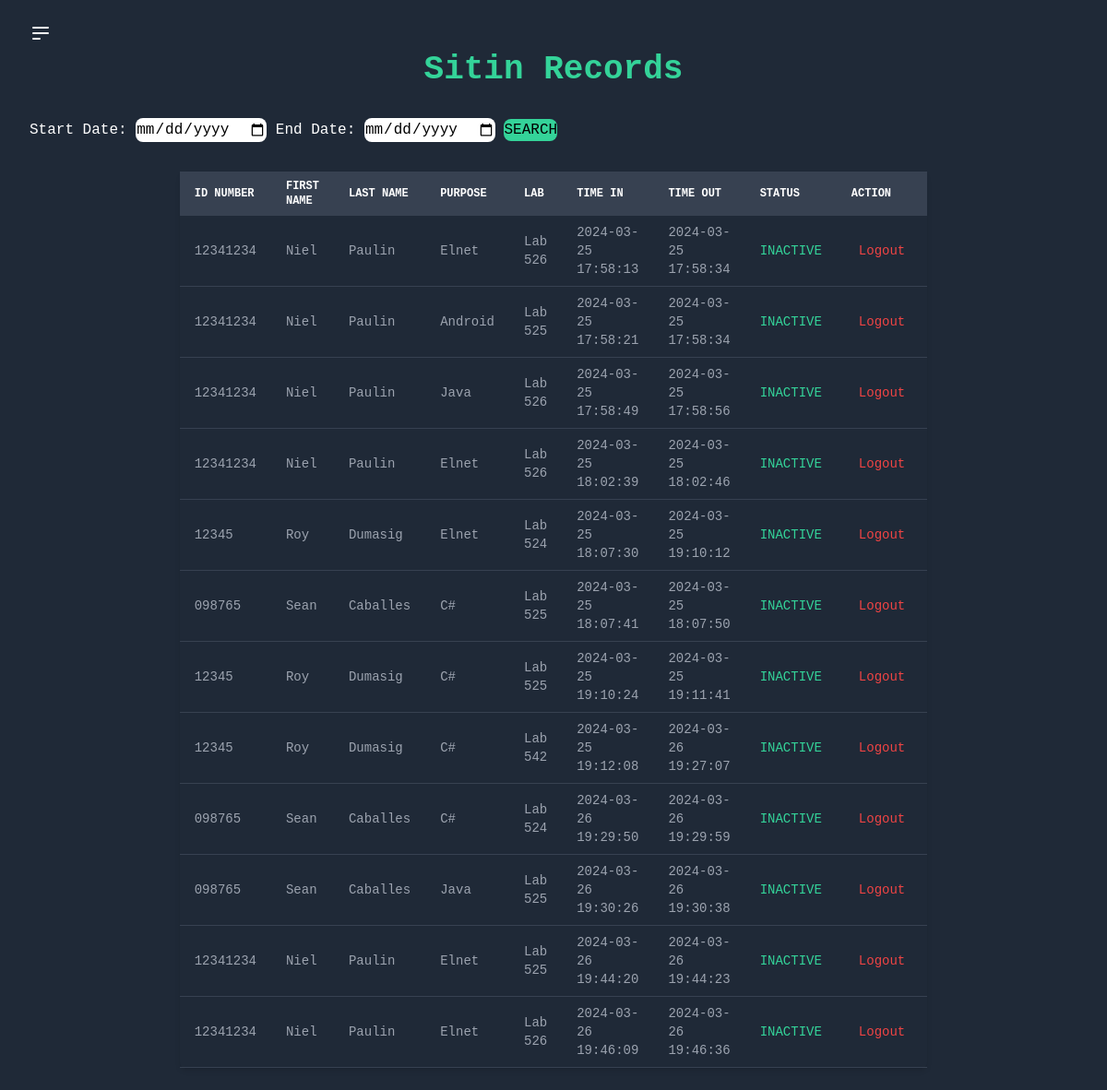
Before: /view_records.php with the older database file.
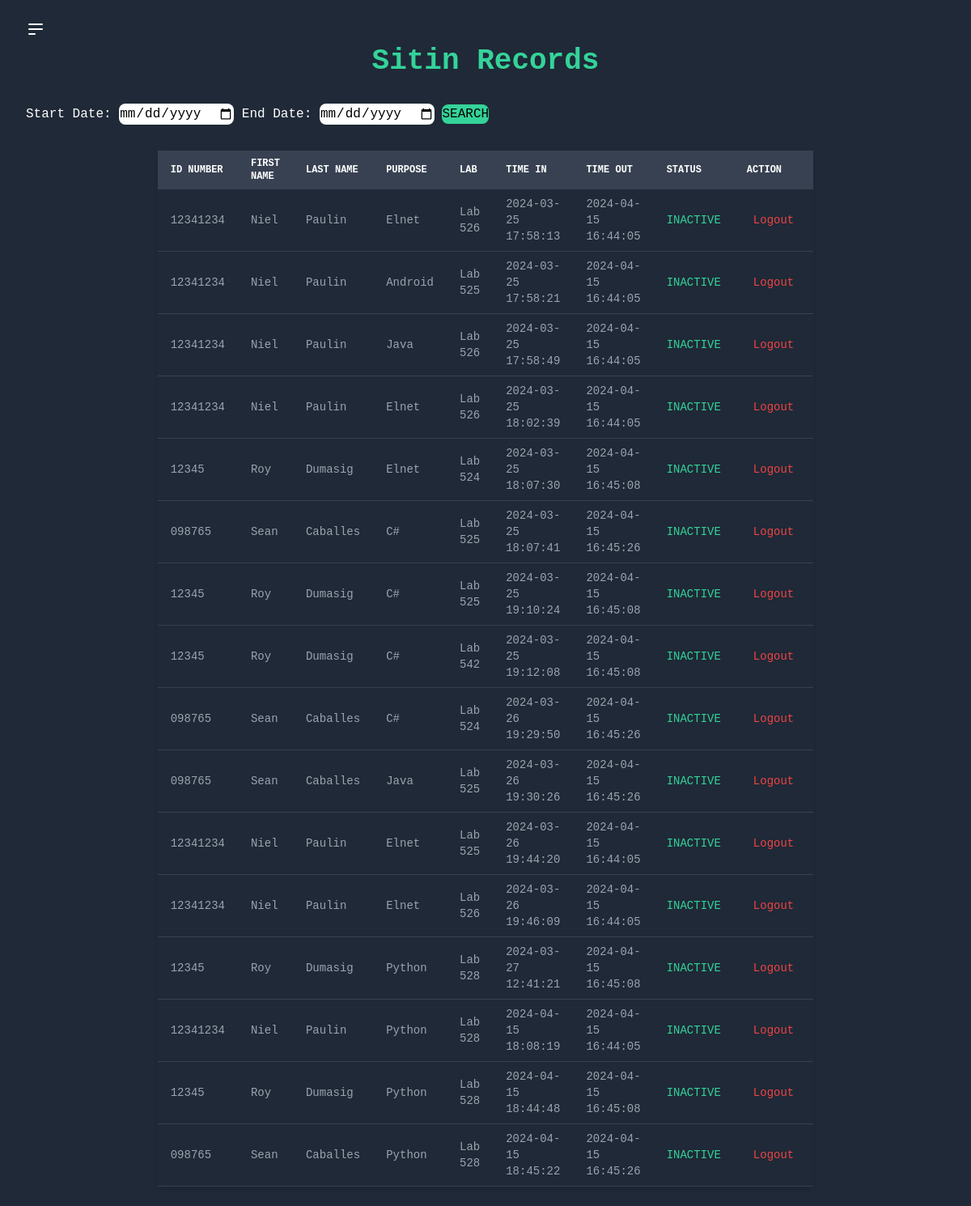
After: the same page with the newer database file.
### tables this page shows
CREATE TABLE sitin_student (
    id INTEGER PRIMARY KEY AUTOINCREMENT,
    id_number TEXT,
    firstname TEXT,
    lastname TEXT,
    purpose TEXT,
    lab TEXT,
    remaining_sessions INTEGER,
    time_in TEXT,
    time_out TEXT,
    status TEXT
);

CREATE TABLE student (
    id INTEGER PRIMARY KEY,
    id_number VARCHAR(50) NOT NULL,
    firstname VARCHAR(50) NOT NULL,
    lastname VARCHAR(50) NOT NULL,
    email VARCHAR(100) NOT NULL,
    password VARCHAR(255) NOT NULL
);

### view_records.php (the view, shortened to what this page needs)
<?php
$db = new SQLite3('sitin.db');
if ($_SERVER['REQUEST_METHOD'] === 'POST' && isset($_POST['generate_reports'])) {
  $start_date = $_POST['start_date'] ?? '';
  $end_date = $_POST['end_date'] ?? '';
  $query = $db->prepare("
    SELECT s.id_number, st.firstname, st.lastname, s.purpose, s.lab, s.time_in, s.time_out, s.status
    FROM sitin_student s
    JOIN student st ON s.id_number = st.id_number
    WHERE s.time_in BETWEEN :start_date AND :end_date
  ");
  $query->bindValue(':start_date', $start_date, SQLITE3_TEXT);
  $query->bindValue(':end_date', $end_date, SQLITE3_TEXT);
  $result = $query->execute();
}
else {
  $query = $db->prepare("
    SELECT s.id_number, st.firstname, st.lastname, s.purpose, s.lab, s.time_in, s.time_out, s.status
    FROM sitin_student s
    JOIN student st ON s.id_number = st.id_number
  ");
  $result = $query->execute();
}
?>
<!DOCTYPE html>
<html lang="en">
<head>
  <link href="https://cdn.jsdelivr.net/npm/tailwindcss@2.2.16/dist/tailwind.min.css" rel="stylesheet">
</head>
<body class="flex min-h-screen bg-gray-800 font-mono text-white">
  <div class="flex-1 px-8 py-6 ">
    <button id="menu-toggle" class="focus:outline-none">
      <svg class="h-6 w-6 text-white hover:text-gray-200" viewBox="0 0 24 24" fill="none" xmlns="http://www.w3.org/2000/svg">
        <path d="M4 6H20M4 12H20M4 18H11Z" stroke="currentColor" stroke-width="2" stroke-linecap="round" stroke-linejoin="round"></path>
      </svg>
    </button>
    <center>
      <h2 class="text-4xl font-semibold mb-6 text-green-400">Sitin Records</h2>
    </center>
    <div class="mt-8 ">
      <form method="POST" action="">
        <label for="start_date">Start Date:</label>
        <input class="rounded-lg text-black" type="date" id="start_date" name="start_date">
        <label for="end_date">End Date:</label>
        <input class="rounded-lg text-black " type="date" id="end_date" name="end_date">
        <button type="submit" name="generate_reports" class="border-solid bg-green-400 text-black text-base rounded-lg">SEARCH</button>
      </form>
    </div>
<div class="mt-8">
  <?php if ($result && $result->numColumns() > 0): ?>
    <center>
      <table class="table-auto w-full shadow-md rounded-md overflow-x-auto transition-upper-to-lower">
        <thead>
          <tr class="text-xs font-medium text-left text-white bg-gray-700 uppercase">
            <th class="px-4 py-2">ID NUMBER</th>
            <th class="px-4 py-2">FIRST NAME</th>
            <th class="px-4 py-2">LAST NAME</th>
            <th class="px-4 py-2">PURPOSE</th>
            <th class="px-4 py-2">LAB</th>
            <th class="px-4 py-2">TIME IN</th>
            <th class="px-4 py-2">TIME OUT</th>
            <th class="px-4 py-2">STATUS</th>
            <th class="px-4 py-2">ACTION</th>
          </tr>
        </thead>
        <tbody>
          <?php while ($row = $result->fetchArray(SQLITE3_ASSOC)): ?>
            <tr class="border-b border-gray-700 text-sm text-gray-400 hover:bg-gray-800 hover:text-white">
              <td class="px-4 py-2"><?php echo $row['id_number']; ?></td>
              <td class="px-4 py-2 capitalize"><?php echo $row['firstname']; ?></td>
              <td class="px-4 py-2 capitalize"><?php echo $row['lastname']; ?></td>
              <td class="px-4 py-2 capitalize"><?php echo $row['purpose']; ?></td>
              <td class="px-4 py-2 capitalize"><?php echo $row['lab']; ?></td>
              <td class="px-4 py-2"><?php echo $row['time_in']; ?></td>
              <td id="time-out-column" class="px-4 py-2"><?php echo $row['time_out']; ?></td>
              <td class="px-4 py-2 text-green-400"><?php echo $row['status']; ?></td>
              <td class="px-4 py-2">
                <form method="POST" action="">
                  <button type="submit" name="logout" class="text-red-500 hover:text-red-700 px-2 py-1 rounded-md focus:outline-none">Logout</button>
                </form>
              </td>
            </tr>
          <?php endwhile; ?>
        </tbody>
      </table>
    </center>
  <?php else: ?>
    <p class="text-red-500 text-center">No sitin records found.</p>
  <?php endif; ?>
</div>
</body>
</html>

### view_records.php (style rules this page uses)
.transition-upper-to-lower { animation: upper-to-lower 0.7s ease forwards; }
table { font-size: 14px; max-width: 65%; width: 65%; table-layout: fixed; }
th, td { padding: 8px; }

Changed rows visible on the page:
changed sitin_student (number 1 of 16 on the later page): time_out "2024-03-25 17:58:34" → "2024-04-15 16:44:05"
changed sitin_student "Android": time_out "2024-03-25 17:58:34" → "2024-04-15 16:44:05"
changed sitin_student (number 3 of 16 on the later page): time_out "2024-03-25 17:58:56" → "2024-04-15 16:44:05"
changed sitin_student (number 4 of 16 on the later page): time_out "2024-03-25 18:02:46" → "2024-04-15 16:44:05"
changed sitin_student (number 5 of 16 on the later page): time_out "2024-03-25 19:10:12" → "2024-04-15 16:45:08"
changed sitin_student (number 6 of 16 on the later page): time_out "2024-03-25 18:07:50" → "2024-04-15 16:45:26"
changed sitin_student (number 7 of 16 on the later page): time_out "2024-03-25 19:11:41" → "2024-04-15 16:45:08"
changed sitin_student "Lab 542": time_out "2024-03-26 19:27:07" → "2024-04-15 16:45:08"
changed sitin_student (number 9 of 16 on the later page): time_out "2024-03-26 19:29:59" → "2024-04-15 16:45:26"
changed sitin_student (number 10 of 16 on the later page): time_out "2024-03-26 19:30:38" → "2024-04-15 16:45:26"
changed sitin_student (number 11 of 16 on the later page): time_out "2024-03-26 19:44:23" → "2024-04-15 16:44:05"
changed sitin_student (number 12 of 16 on the later page): time_out "2024-03-26 19:46:36" → "2024-04-15 16:44:05"
added sitin_student: id_number "12345", student.firstname "Roy", student.lastname "Dumasig", purpose "Python", lab "Lab 528", time_in "2024-03-27 12:41:21", time_out "2024-04-15 16:45:08", status "INACTIVE"
added sitin_student: id_number "12341234", student.firstname "Niel", student.lastname "Paulin", purpose "Python", lab "Lab 528", time_in "2024-04-15 18:08:19", time_out "2024-04-15 16:44:05", status "INACTIVE"
added sitin_student: id_number "12345", student.firstname "Roy", student.lastname "Dumasig", purpose "Python", lab "Lab 528", time_in "2024-04-15 18:44:48", time_out "2024-04-15 16:45:08", status "INACTIVE"
added sitin_student: id_number "098765", student.firstname "Sean", student.lastname "Caballes", purpose "Python", lab "Lab 528", time_in "2024-04-15 18:45:22", time_out "2024-04-15 16:45:26", status "INACTIVE"
